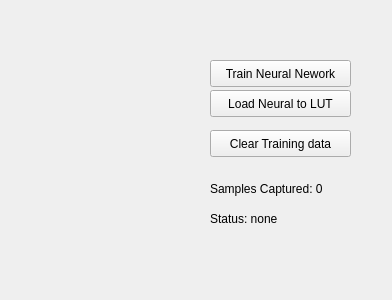
<?xml version="1.0" encoding="UTF-8"?>
<ui version="4.0">
 <class>NeuroWidget</class>
 <widget class="QWidget" name="NeuroWidget">
  <property name="geometry">
   <rect>
    <x>0</x>
    <y>0</y>
    <width>392</width>
    <height>300</height>
   </rect>
  </property>
  <property name="windowTitle">
   <string>Form</string>
  </property>
  <widget class="QLabel" name="lbl_sample">
   <property name="geometry">
    <rect>
     <x>210</x>
     <y>180</y>
     <width>151</width>
     <height>17</height>
    </rect>
   </property>
   <property name="text">
    <string>Samples Captured: 0</string>
   </property>
  </widget>
  <widget class="QLabel" name="label">
   <property name="geometry">
    <rect>
     <x>210</x>
     <y>210</y>
     <width>201</width>
     <height>17</height>
    </rect>
   </property>
   <property name="text">
    <string>Status: none</string>
   </property>
  </widget>
  <widget class="QPushButton" name="btn_train">
   <property name="geometry">
    <rect>
     <x>210</x>
     <y>60</y>
     <width>141</width>
     <height>27</height>
    </rect>
   </property>
   <property name="text">
    <string>Train Neural Nework</string>
   </property>
  </widget>
  <widget class="QPushButton" name="btn_loadnn">
   <property name="geometry">
    <rect>
     <x>210</x>
     <y>90</y>
     <width>141</width>
     <height>27</height>
    </rect>
   </property>
   <property name="text">
    <string>Load Neural to LUT</string>
   </property>
  </widget>
  <widget class="QPushButton" name="btn_clear">
   <property name="geometry">
    <rect>
     <x>210</x>
     <y>130</y>
     <width>141</width>
     <height>27</height>
    </rect>
   </property>
   <property name="text">
    <string>Clear Training data</string>
   </property>
  </widget>
 </widget>
 <resources/>
 <connections/>
</ui>
